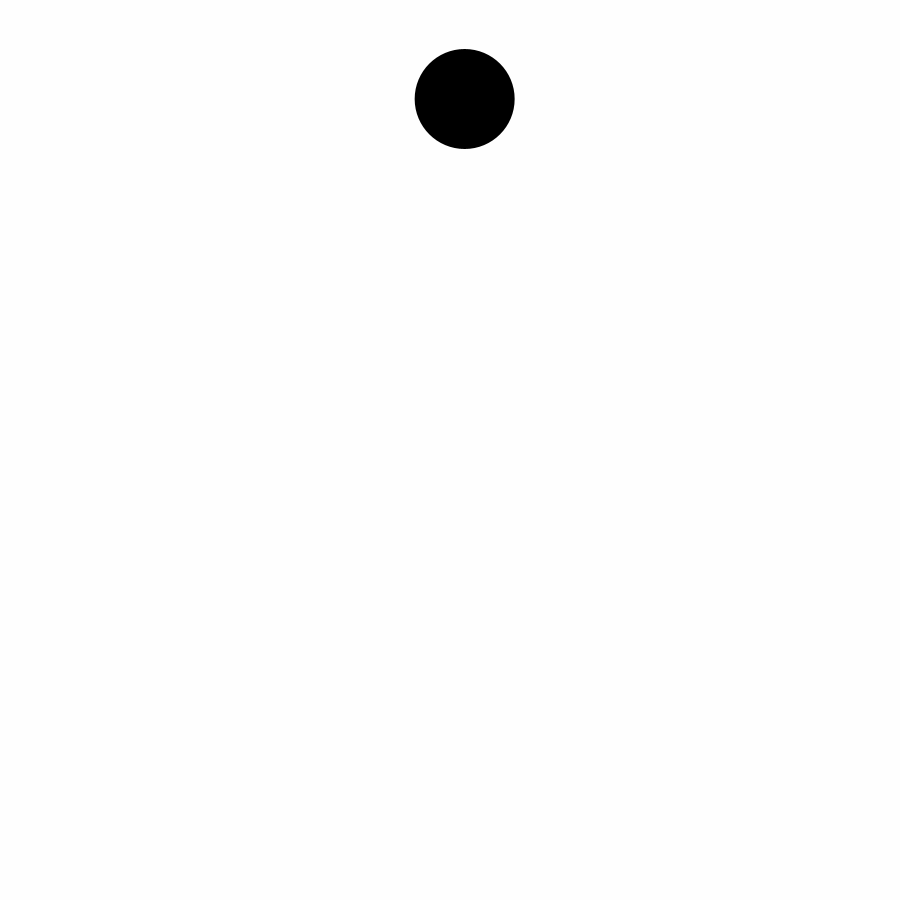
Frame 1 (no input)
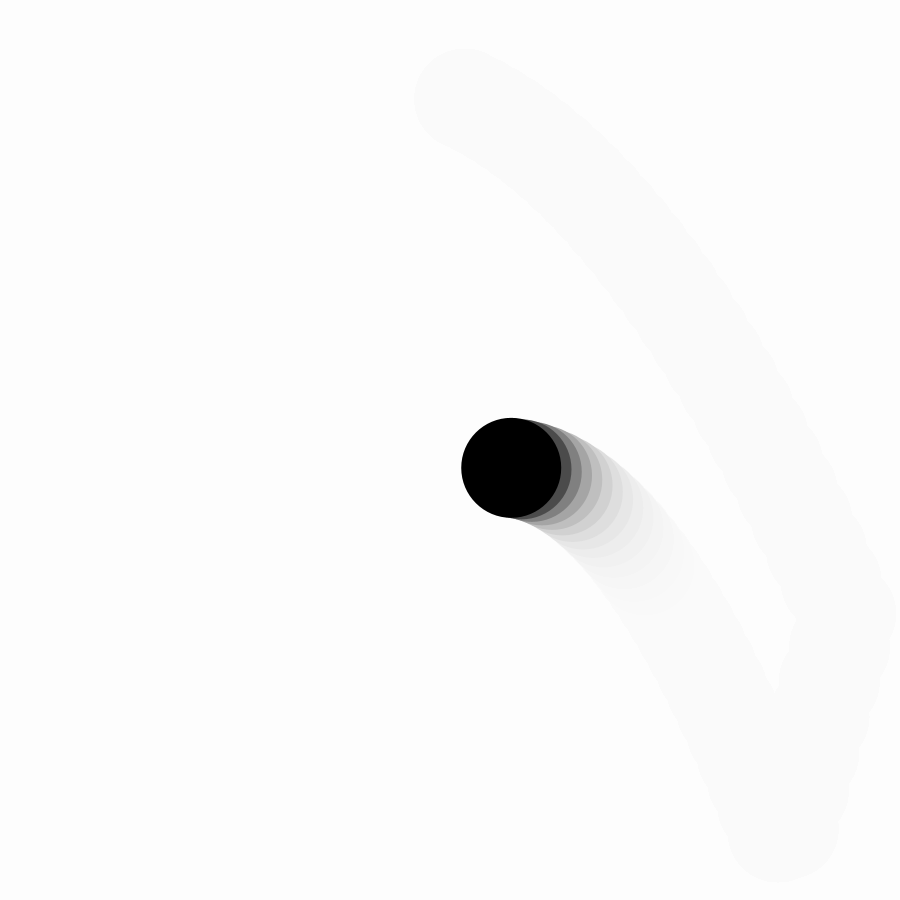
Frame 60 (the mouse pressed at the canvas centre just before this capture)
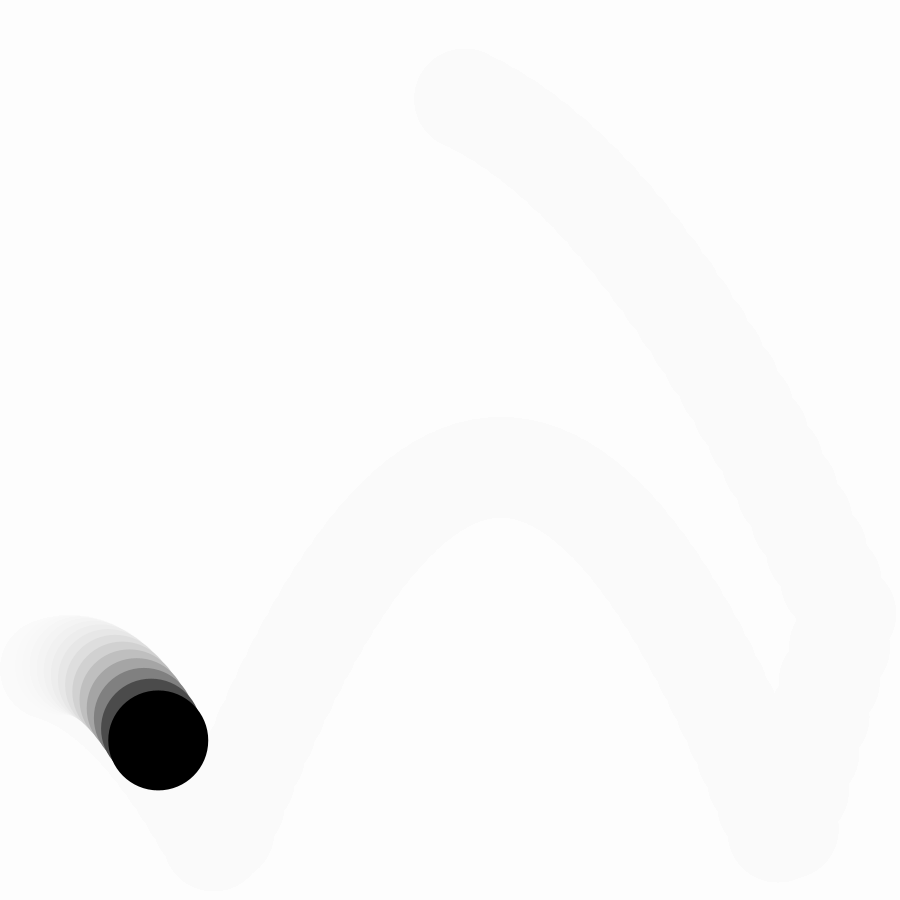
Frame 120 (the mouse held since frame 60 and released just before this capture)

The Processing sketch that drew these frames (run headless with seeded random() and noise(); from frame 60 on, the mouse is pressed at the canvas centre):

// Processing sketch: processing_96112
// ── processing_96112.pde

float GRAVITY =1;
float FRICTION =0.7;
float X,Y;
Float Spx, Spy;
int Radius =50;

void setup(){
 size(900,900);
 colorMode(RGB,100);
 background(100);
 frameRate(100);
 X =width/2;
 Y=10;
 Spx = random(-50,50);
 Spy = -10.0;
}

void draw(){
 fadeToWhite();
 Spy =Spy + GRAVITY;
 X = X + Spx;
 Y = Y + Spy ;
 bounce();
 noStroke();
 fill(0,0,0);
 ellipse(X,Y,Radius*2,Radius*2);
}


void bounce(){
 float bounceMinX =Radius;
 float bounceMaxX = width - Radius;
 float bounceMinY =Radius;
 float bounceMaxY = height -Radius;
 
 if(X < bounceMinX || X > bounceMaxX){
   Spx = -Spx * FRICTION;
   if(abs(Spx) < 1.0) Spx = 0.0;
   if(X < bounceMinX) X=bounceMinX-(X-bounceMinX);
   if(X > bounceMaxX) X=bounceMaxX-(X-bounceMaxX);
 }  
 if(Y<bounceMinY || Y>bounceMaxY){
   Spy=-Spy*FRICTION;
   if(abs(Spy) < GRAVITY) Spy=0.0;
   if(Y< bounceMinY) Y=bounceMinY-(Y-bounceMinY);
   if(Y> bounceMaxY) Y=bounceMaxY-(Y-bounceMaxY);    
 }
}



void fadeToWhite(){
 noStroke();
 fill(99,30);
 rectMode(CORNER);
 rect(0,0,width,height);
}

void mousePressed() {
  if(mouseButton == LEFT) { 
 Spx = random(-10,10);
 Spy = -30.0;
 Radius=50;
  }

  if(mouseButton == RIGHT) { 
X=10;
Y=10;
Radius=400;
  }
}
